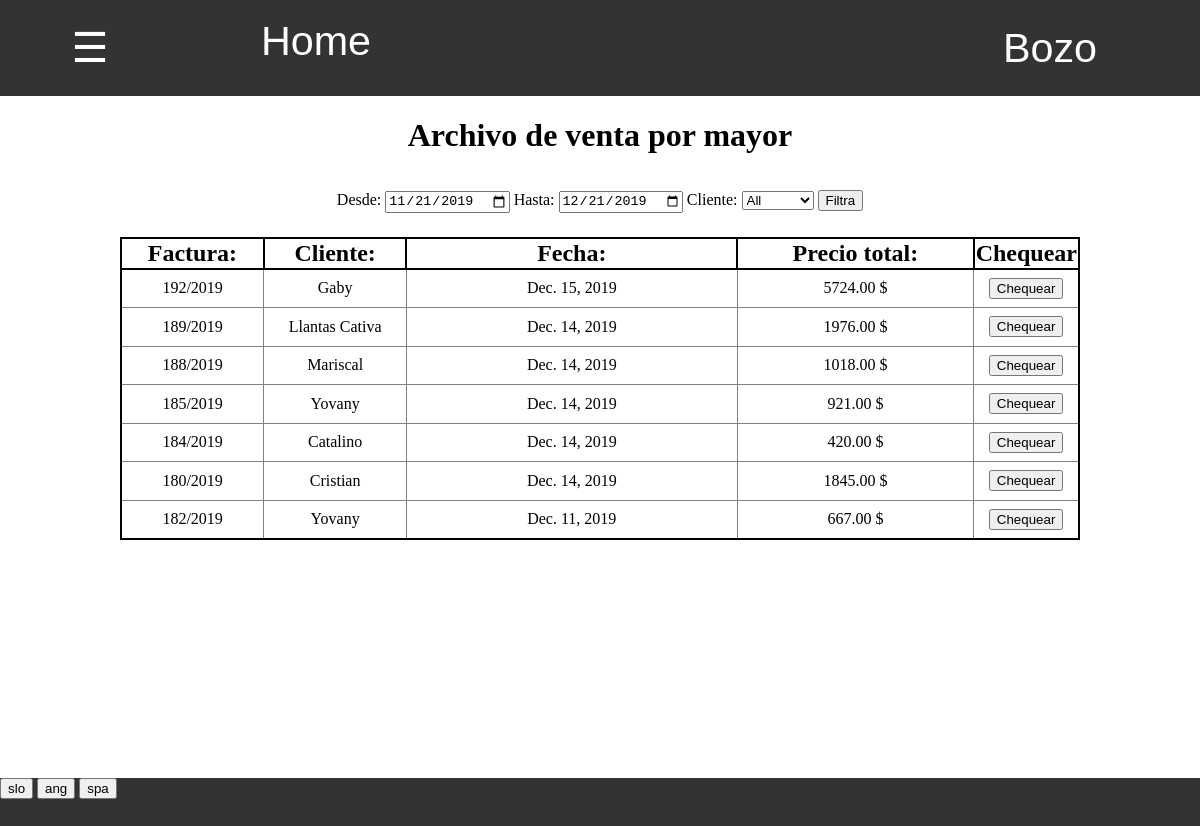
The app's page /zaloga/vele_prodaja/arhiv/ (signed in), older data.
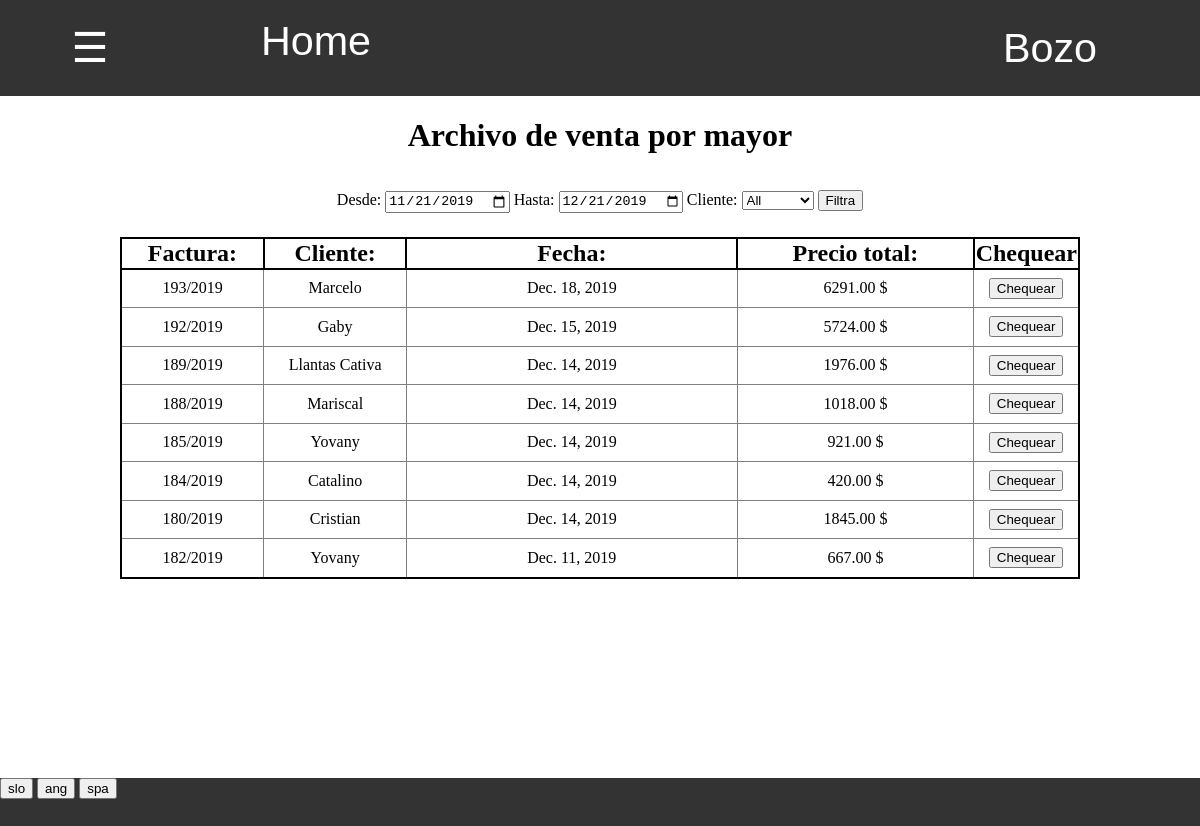
The same page, newer data.
### zaloga/models.py (models this page shows, shortened)
class Baza(models.Model):
    author = models.ForeignKey(User,default=1, on_delete=models.CASCADE)
    title = models.CharField(default="",max_length=15)
    datum = models.DateField(default=timezone.now)
    zaloga = models.ForeignKey(Zaloga, default=1 ,on_delete=models.CASCADE)
    status = models.CharField(default="aktivno",max_length=10)
    sprememba_zaloge = models.IntegerField(default = -1)
    tip = models.CharField(default="prevzem",max_length=20, choices=TIPI_BAZE)
    kontejner = models.OneToOneField(Kontejner,null=True,default=None,blank=True, on_delete=models.CASCADE)
    popust = models.IntegerField(default = None, null=True, blank=True)
    stranka = models.ForeignKey(Stranka, on_delete=models.CASCADE, default=None, null=True, blank=True)
    cas = models.TimeField(default=None,null=True,blank=True)
    dnevna_prodaja = models.ForeignKey(Dnevna_prodaja, on_delete=models.CASCADE, default=None, null=True, blank=True)
    @property
    def skupna_cena(self):
        cena = 0
        for vnos in self.vnos_set.all():
            cena += vnos.skupna_cena
        return cena

class Vnos(models.Model):
    dimenzija = models.ForeignKey(Dimenzija,default=0,on_delete=models.CASCADE)
    tip = models.CharField(default="Y", choices=TIPI_SESTAVINE, max_length=10)
    stevilo = models.IntegerField()
    baza = models.ForeignKey(Baza,default=0, on_delete=models.CASCADE)
    cena = models.DecimalField(decimal_places=2,max_digits=5,default=None,null=True,blank=True)
    sprememba = models.ForeignKey(Sprememba,default=None,null=True,blank=True,on_delete=models.CASCADE)
    @property
    def skupna_cena(self):
        return self.stevilo * self.cena

### prodaja/models.py (models this page shows, shortened)
class Stranka(models.Model):
    prodaja = models.ForeignKey(Prodaja, default=1, on_delete=models.CASCADE)
    naziv = models.CharField(default="", max_length=30)
    ime = models.CharField(default="", max_length=30)
    telefon = models.CharField(default="", max_length=20)
    mail = models.CharField(default="",max_length=40)
    naslov = models.OneToOneField(Naslov, on_delete=models.CASCADE, default=0)
    davcna = models.CharField(default="", max_length=30)
    status = models.CharField(default='aktivno',max_length=10)
    stevilo_kupljenih = models.IntegerField(default=0)
    skupna_cena_kupljenih = models.DecimalField(decimal_places=1,max_digits=5,default=0)

### program/models.py (models this page shows)
class Profil(models.Model):
    user = models.OneToOneField(User,on_delete=models.CASCADE)
    jezik =  models.CharField(default="spa",max_length=3, choices=JEZIKI)

### zaloga/views.py (the view)
# urls.py: path('arhiv/', views.arhiv, name='arhiv_baz'),
@login_required
def arhiv(request, tip_baze):
    if request.method == "GET":
        danes = datetime.date.today().strftime('%Y-%m-%d')
        pred_mescem =  (datetime.date.today() - datetime.timedelta(days=30)).strftime('%Y-%m-%d')
        zacetek = request.GET.get('zacetek', pred_mescem)
        konec = request.GET.get('konec', danes)
        stranke = Stranka.objects.all()
        stranka = None
        if tip_baze == "dnevna_prodaja":
            baze = Dnevna_prodaja.objects.filter(datum__gte=zacetek, datum__lte=konec).prefetch_related('baza_set').order_by('-datum')
        else:
            baze = Baza.objects.filter(tip=tip_baze,status='veljavno',datum__gte=zacetek, datum__lte=konec).prefetch_related('vnos_set','stranka').order_by('-datum','-cas')
            stranka = request.GET.get('stranka','all')
            if tip_baze == "vele_prodaja" and stranka != "all":
                stranka = int(stranka)
                baze = baze.filter(stranka__id = stranka)
        return pokazi_stran(request, 'zaloga/arhiv_baz.html', {'baze': baze, 'tip': tip_baze,'zacetek':zacetek,'konec':konec,'stranka':stranka,'stranke':stranke})

### program/models.py (called while the page is built)
    @property
    def vrni_jezike(self):
        return JEZIKI

### zaloga/templatetags/zaloga_exstras.py (called while the page is built)
@register.filter
def keyvalue(dict, key):
    return dict[key]

### zaloga/views.py (called while the page is built)
def vrni_slovar(request):
    with open('slovar.json') as dat:
        slovar = json.load(dat)
    return slovar

def pokazi_stran(request, html, baze={}):
    slovar = {'prodaja':prodaja, 'zaloga':zaloga,'program':program,'slovar':vrni_slovar(request),'jezik':request.user.profil.jezik}
    slovar.update(baze)
    return render(request, html, slovar)

### zaloga/templates/zaloga/arhiv_baz.html (shortened to what this page needs)
{% extends 'program/base.html' %}
{% load zaloga_exstras %}
{% block content %}
<h1>
{% if tip == 'prevzem' %}
    {{slovar|keyvalue:'Arhiv prevzemov'|keyvalue:jezik}}
{% elif tip == 'odpis' %}
    {{slovar|keyvalue:'Arhiv odpisov'|keyvalue:jezik}}
{% elif tip == 'inventura' %}
    {{slovar|keyvalue:'Arhiv inventur'|keyvalue:jezik}}
{% elif tip == 'vele_prodaja' %}
    {{slovar|keyvalue:'Arhiv vele prodaj'|keyvalue:jezik}}
{% elif tip == 'dnevna_prodaja' %}
    {{slovar|keyvalue:'Arhiv dnevnih prodaj'|keyvalue:jezik}}
{% endif %}
</h1>
<div class="filter" style="margin-top:3%">
    <form action="{% url 'arhiv_baz' tip %}" method="GET">
        {{slovar|keyvalue:'Od'|keyvalue:jezik}}: <input type="date" value="{{zacetek}}" name="zacetek">
        {{slovar|keyvalue:'Do'|keyvalue:jezik}}: <input type="date" value="{{konec}}" name="konec">
        {{slovar|keyvalue:'Stranka'|keyvalue:jezik}}:
        {% if tip == "vele_prodaja" %}
            <select name="stranka">
                <option value="all"> All </option>
            </select>
        {% endif %}
        <input type="submit" value="{{slovar|keyvalue:'Filtriraj'|keyvalue:jezik}}">
    </form>
</div>
<div class="table">
    {% if tip == "vele_prodaja" %}
    <table class="tabela_vnosov">
        <tr class="header">
            <th width="15%">{{slovar|keyvalue:'Faktura'|keyvalue:jezik}}:</th>
            <th width="15%">{{slovar|keyvalue:'Stranka'|keyvalue:jezik}}:</th>
            <th width="35%">{{slovar|keyvalue:'Datum'|keyvalue:jezik}}:</th>
            <th width="25%">{{slovar|keyvalue:'Skupna cena'|keyvalue:jezik}}:</th>
            <th width="15%">{{slovar|keyvalue:'Ogled'|keyvalue:jezik}}</th>
        </tr>
        {% for baza in baze %}
            <tr>
                <td> {{baza.title}} </td>
                <td> {{baza.stranka.ime}} </td>
                <td> {{baza.datum}} </td>
                <td> {{baza.skupna_cena}} $</td>
                <td>
                    <form action="{% url 'baza' 'vele_prodaja' baza.pk %}" method="GET">
                        <input type="submit" value="{{slovar|keyvalue:'Ogled'|keyvalue:jezik}}">
                    </form>
                </td>
            </tr>
        {% endfor %}
    </table>
    {% endif %}
</div>
{% endblock %}

Row changes from the older to the newer data that the page shows:
added Baza: title "193/2019", stranka.ime "Marcelo", datum "Dec. 18, 2019", skupna_cena "6291.00", {{ slovar|keyvalue:'Ogled'|keyvalue:jezik }} "Chequear"
